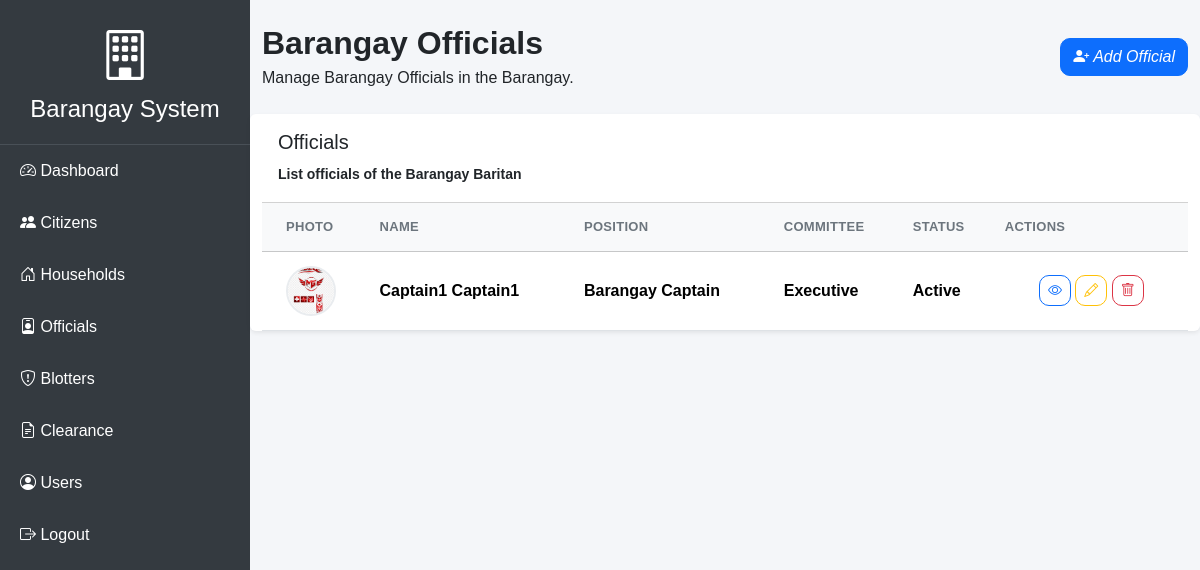
Page /public/officials on the earlier database version.
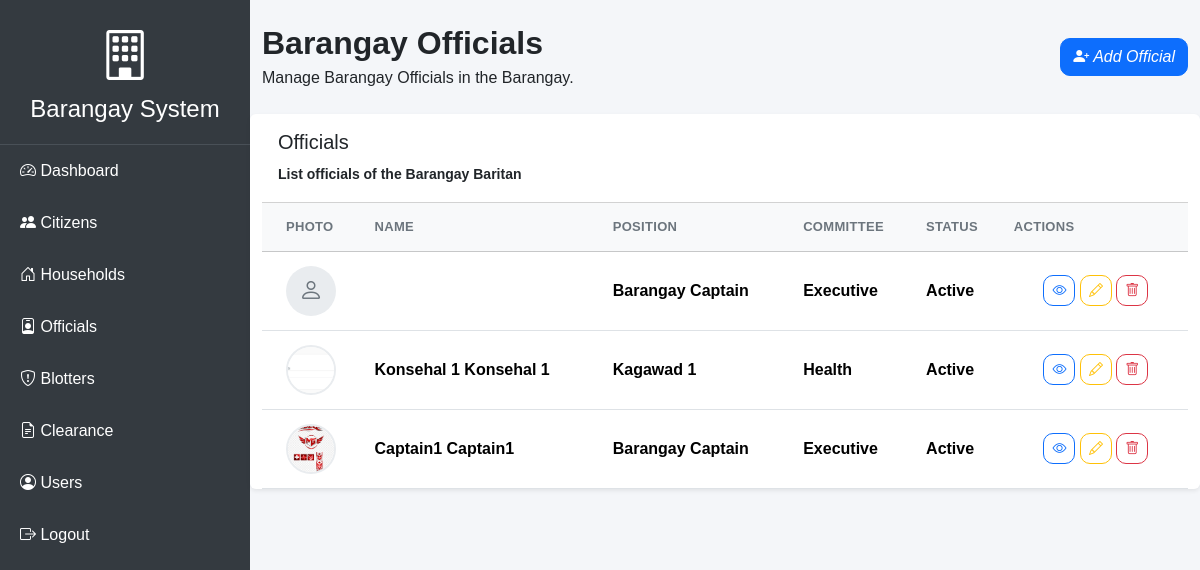
Same page on the later database version.
### tables this page shows
CREATE TABLE `barangay_officials` (
  `id` int(11) NOT NULL,
  `citizen_id` int(11) DEFAULT NULL,
  `position` varchar(100) NOT NULL,
  `committee` varchar(100) DEFAULT NULL,
  `term_start` date DEFAULT NULL,
  `term_end` date DEFAULT NULL,
  `contact_number` varchar(30) DEFAULT NULL,
  `email` varchar(150) DEFAULT NULL,
  `photo` varchar(255) DEFAULT NULL,
  `signature` varchar(255) DEFAULT NULL,
  `status` enum('Active','Inactive') DEFAULT 'Active',
  `first_name` varchar(50) DEFAULT NULL,
  `last_name` varchar(50) DEFAULT NULL,
  `middle_name` varchar(50) DEFAULT NULL,
  `gender` varchar(10) DEFAULT NULL,
  `birthdate` date DEFAULT NULL,
  `address` text DEFAULT NULL
);

### App/Controllers/OfficialController.php (called while the page is built, shortened)
<?php
class OfficialController extends Controller{
    public function index(){
        $official = new Official();
        $official = $official->getAll();
        require_once __DIR__ . '/../Views/officials/index.php';
    }
}

### public/index.php (called while the page is built, shortened)
<?php
$router = new Router();
$router->dispatch();

### App/Core/Database.php (called while the page is built, shortened)
<?php
class Database {
    private string $host = "localhost";
    private string $dbname = "barangay-system";
    private string $username = "root";
    private string $password = "";
    public function __construct(){
        try {
            $this->conn = new PDO(
                "mysql:host={$this->host};dbname={$this->dbname};charset=utf8mb4",
                $this->username,
                $this->password
            );
        } catch (PDOException $e){
            die("Database Connection Failed:" .$e->getMessage());
        }
    }
}

### App/Models/Official.php (called while the page is built, shortened)
<?php
class Official extends Database{
    public function getAll(){
        $sql = "SELECT * FROM barangay_officials ORDER By id DESC";
        $stmt = $this->conn->query($sql);
        return $stmt->fetchAll(PDO::FETCH_ASSOC);
    }
}

### App/Views/officials/index.php (the view, shortened to what this page needs)
<?php require_once __DIR__.'/../layouts/header.php'; ?>
<?php require_once __DIR__.'/../layouts/navbar.php'; ?>
<div class="container-fluid py-4">
    <div class="d-flex justify-content-between align-items-center mb-4">
        <div>
            <h2 class="fw-bold mb-1">
                Barangay Officials
            </h2>
            <p class="text muted mb-0">
                Manage Barangay Officials in the Barangay.
            </p>
        </div>
        <a class="btn btn-primary" href="/barangay-system/public/officials/create">
            <i class="bi bi-person-plus-fill">
                Add Official
            </i>
        </a>
    </div>
    <div class="row">
        <div class="card border-0 shadow-sm">
            <div class="card-header bg-white py-3">
                <div class="d-flex justify-content-between align-items-center">
                    <div>
                        <h5>Officials</h5>
                        <small>List officials of the Barangay Baritan</small>
                    </div>
                </div>
            </div>
            <div class="card-body p-0">
                <div class="table-responsive">
                    <table class="table table-hover align-middle mb-0">
                        <thead class="table-light">
                            <tr>
                                <th class="ps-4">Photo</th>
                                <th>Name</th>
                                <th>Position</th>
                                <th>Committee</th>
                                <th>Status</th>
                                <th>Actions</th>
                            </tr>
                            <?php foreach($official as $row): ?>
                        </thead>
                        <tbody>
                            <tr>
                                <td class="ps-4"><?php if(!empty($row['photo'])): ?>
                                    <img src="/barangay-system/public/uploads/<?= htmlspecialchars($row['photo']) ?>" class="official-photo" alt="Official Photo">
                                    <?php else: ?>
                                    <div class="official-photo-placeholder">
                                        <i class="bi bi-person"></i>
                                    </div>
                                    <?php endif; ?>
                                </td>
                                <td>
                                    <div class="fw-semibold">
                                        <?= $row['first_name'] ?>
                                        <?= $row['last_name'] ?>
                                    </div>
                                </td>
                                <td>
                                    <div class="fw-semibold">
                                        <?= $row['position'] ?>
                                    </div>
                                </td>
                                <td>
                                    <div class="fw-semibold">
                                        <?= $row['committee'] ?>
                                    </div>
                                </td>
                                <td>
                                    <div class="fw-semibold">
                                        <?= $row['status'] ?>
                                    </div>
                                </td>
                                <td class="text-center">
                                    <div class="btn group">
                                        <a href="#" class="btn btn-sm btn-outline-primary">
                                            <i class="bi bi-eye"></i>
                                        </a>
                                        <a href="#" class="btn btn-sm btn-outline-warning">
                                            <i class="bi bi-pencil"></i>
                                        </a>
                                        <a href="#" class="btn btn-sm btn-outline-danger">
                                            <i class="bi bi-trash"></i>
                                        </a>
                                    </div>
                                </td>
                            </tr>
                            <?php endforeach; ?>
                        </tbody>
                    </table>
                </div>
            </div>
        </div>
    </div>
</div>
<?php require_once __DIR__.'/../layouts/footer.php'; ?>

### App/Core/Router.php (shortened to what this page needs)
<?php
class Router{
    public function dispatch(){
        $uri = parse_url($_SERVER['REQUEST_URI'], PHP_URL_PATH);
        $basePath = '/barangay-system/public';
        $uri = str_replace($basePath, '', $uri);
        switch ($uri) {
            case '/officials':
                (new OfficialController())->index();
                break;
        }
    }
}

### App/Views/layouts/header.php (shortened to what this page needs)
<!DOCTYPE html>
<html>
<head>
<link
href="https://cdn.jsdelivr.net/npm/bootstrap@5.3.3/dist/css/bootstrap.min.css"
rel="stylesheet">
<link
href="https://cdn.jsdelivr.net/npm/bootstrap-icons@1.11.3/font/bootstrap-icons.min.css"
rel="stylesheet">
<link
rel="stylesheet"
href="/barangay-system/public/assets/css/style.css">
</head>
<body>
<div class="wrapper">

### App/Views/layouts/navbar.php
<div class="sidebar">
    <div class="sidebar-header">
        <i class="bi bi-building" style="font-size:50px;"></i>
        <h4>Barangay System</h4>
    </div>
    <a href="/barangay-system/public/dashboard">
        <i class="bi bi-speedometer2"></i>
        Dashboard
    </a>
    <a href="/barangay-system/public/citizens">
        <i class="bi bi-people-fill"></i>
        Citizens
    </a>
    <a href="/barangay-system/public/households">
        <i class="bi bi-house-door"></i>
        Households
    </a>
    <a href="/barangay-system/public/officials">
        <i class="bi bi-person-badge"></i>
        Officials
    </a>
    <a href="/barangay-system/public/blotters">
        <i class="bi bi-shield-exclamation"></i>
        Blotters
    </a>
    <a href="/barangay-system/public/clearance">
        <i class="bi bi-file-earmark-text"></i>
        Clearance
    </a>
    <a href="#">
        <i class="bi bi-person-circle"></i>
        Users
    </a>
    <a href="/barangay-system/public/logout">
        <i class="bi bi-box-arrow-right"></i>
        Logout
    </a>
</div>
<div class="main">

### App/Views/layouts/footer.php (shortened to what this page needs)
</div>
</div>
</body>
</html>

### public/assets/css/style.css (style rules this page uses)
body { margin:0; background:#f4f6f9; font-family:Arial, Helvetica, sans-serif; }
.wrapper { display:flex; }
.sidebar { width:250px; min-height:100vh; background:#343a40; color:white; position:fixed; left:0; top:0; }
.sidebar-header { text-align:center; padding:20px; border-bottom:1px solid #495057; }
.sidebar-header h4 { margin:0; }
.sidebar a { color:white; text-decoration:none; display:block; padding:14px 20px; }
.main { margin-left:250px; width:100%; }
.card-header { font-weight:bold; background:white; }
.table { margin-bottom:0; }
.btn { border-radius:10px; }
.table > :not(caption) > * > * { padding: 14px 10px; }
.table thead th { font-size: 13px; text-transform: uppercase; letter-spacing: 0.3px; color: #6c757d; }
.table tbody tr { transition: background-color 0.2s ease; }
.official-photo { width: 50px; height: 50px; object-fit: cover; border-radius: 50%; border: 2px solid #e9ecef; }
.official-photo-placeholder { width: 50px; height: 50px; border-radius: 50%; background: #e9ecef; display: flex; align-items: center; justify-content: center; color: #6c757d; font-size: 24px; }

Differences in the rows shown:
added barangay_officials: position "Barangay Captain", committee "Executive", status "Active"
added barangay_officials: photo (picture), first_name "Konsehal 1", last_name "Konsehal 1", position "Kagawad 1", committee "Health", status "Active"
